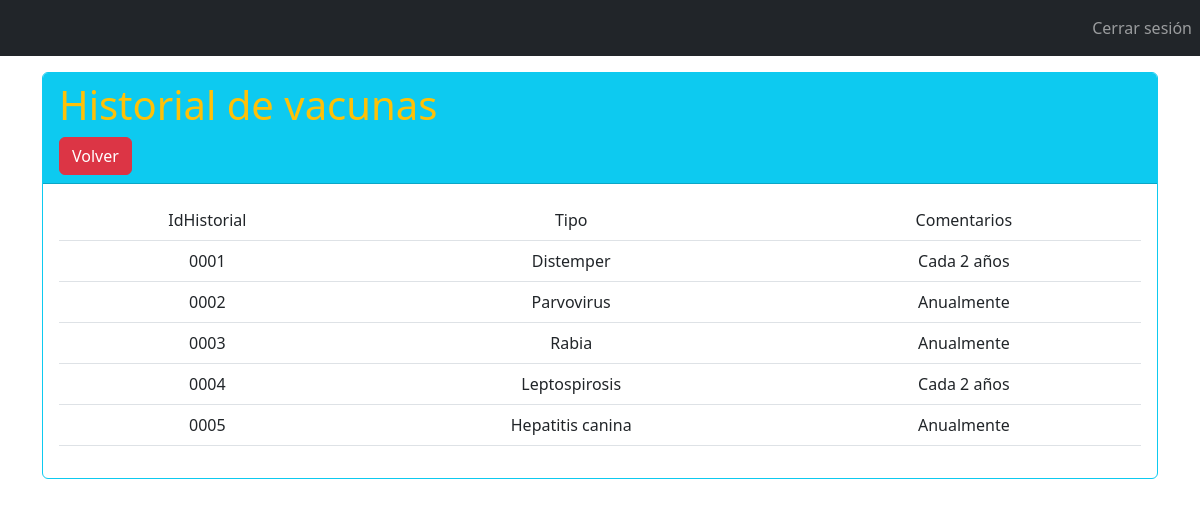
The app's page /vacunas.php (signed in) with its own data.
### tables this page shows
CREATE TABLE `historial` (
  `IdHistorial` char(4) NOT NULL,
  `Tipo` varchar(40) NOT NULL,
  `Comentarios` varchar(60) NOT NULL
);

### vacunas.php (the view, shortened to what this page needs)
<?php include 'header.php'  ?>
<link rel="stylesheet" type="text/css" href="css/estilos.php">
</body>
<div class="container mt-3">
    <div class="row justify-content-center">
        <div class="col-md-12">
            <div class="card border-info">
               <div class="card-header bg-info">
                  <h1 class="text-warning">Historial de vacunas</h1>
                  <a href="principal.php" class="btn btn-danger">Volver</a>
               </div>
               <div class="card-body">
                  <table class="table">
                      <tr class="bg-file">
                                    <td class="text-center atr">IdHistorial</td>
						            <td class="text-center atr">Tipo</td>
						            <td class="text-center atr">Comentarios</td>
                      </tr>
                      <?php
					             $sql = "select * from historial order by idhistorial";
                      $rs = mysqli_query($cn,$sql);
                      while($fila = mysqli_fetch_row($rs)){
                        echo "<tr class='text-center'>";
                        for ($i=0; $i <=2 ; $i++){
                            echo "<td>".$fila[$i];
                        }
                        echo "</tr>";
                      }
                      ?>
                  </table>
               </div>
            </div>
        </div>
    </div>
</div>
</body>
</html>

### records on screen
historial: IdHistorial "0001", Tipo "Distemper", Comentarios "Cada 2 años"
historial: IdHistorial "0002", Tipo "Parvovirus", Comentarios "Anualmente"
historial: IdHistorial "0003", Tipo "Rabia", Comentarios "Anualmente"
historial: IdHistorial "0004", Tipo "Leptospirosis", Comentarios "Cada 2 años"
historial: IdHistorial "0005", Tipo "Hepatitis canina", Comentarios "Anualmente"
